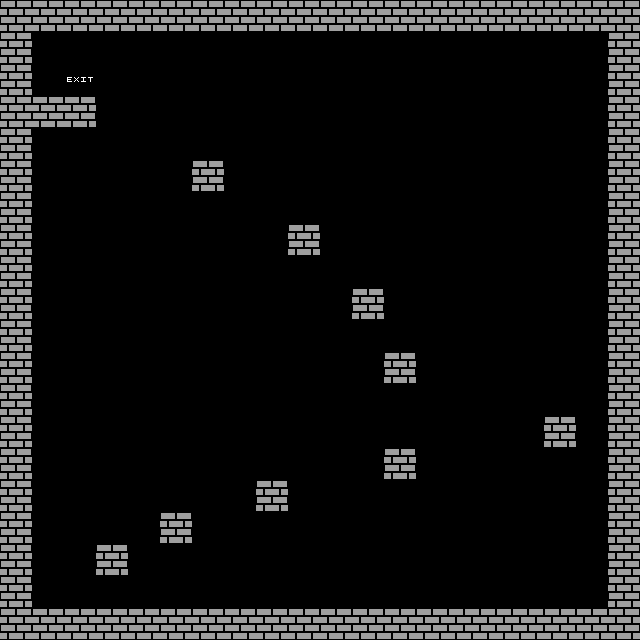

Below is a game level as drawn by its tile map, then a one-line description and the .tmx file that defines it, in full:
An orthogonal 20x20 tile map with 32x32 px tiles, 1 tile layer (Tile Layer 1), 2 tilesets and 16 objects (14x Block, Player, Interactable).

<map version="1.0" orientation="orthogonal" renderorder="right-down" width="20" height="20" tilewidth="32" tileheight="32" nextobjectid="22">
 <tileset firstgid="1" name="Set 1" tilewidth="32" tileheight="32" spacing="10" tilecount="8" columns="4">
  <image source="../tilesets/2x4 Sheet1.png" width="158" height="74" />
 </tileset>
 <tileset firstgid="9" name="Set 2" tilewidth="32" tileheight="32" spacing="10" tilecount="8" columns="4">
  <image source="../tilesets/2x4 Sheet2.png" width="158" height="74" />
 </tileset>
 <layer name="Tile Layer 1" width="20" height="20">
  <data encoding="csv">
3,3,3,3,3,3,3,3,3,3,3,3,3,3,3,3,3,3,3,3,
3,0,0,0,0,0,0,0,0,0,0,0,0,0,0,0,0,0,0,3,
3,0,10,0,0,0,0,0,0,0,0,0,0,0,0,0,0,0,0,3,
3,3,3,0,0,0,0,0,0,0,0,0,0,0,0,0,0,0,0,3,
3,0,0,0,0,0,0,0,0,0,0,0,0,0,0,0,0,0,0,3,
3,0,0,0,0,0,3,0,0,0,0,0,0,0,0,0,0,0,0,3,
3,0,0,0,0,0,0,0,0,0,0,0,0,0,0,0,0,0,0,3,
3,0,0,0,0,0,0,0,0,3,0,0,0,0,0,0,0,0,0,3,
3,0,0,0,0,0,0,0,0,0,0,0,0,0,0,0,0,0,0,3,
3,0,0,0,0,0,0,0,0,0,0,3,0,0,0,0,0,0,0,3,
3,0,0,0,0,0,0,0,0,0,0,0,0,0,0,0,0,0,0,3,
3,0,0,0,0,0,0,0,0,0,0,0,3,0,0,0,0,0,0,3,
3,0,0,0,0,0,0,0,0,0,0,0,0,0,0,0,0,0,0,3,
3,0,0,0,0,0,0,0,0,0,0,0,0,0,0,0,0,3,0,3,
3,0,0,0,0,0,0,0,0,0,0,0,3,0,0,0,0,0,0,3,
3,0,0,0,0,0,0,0,3,0,0,0,0,0,0,0,0,0,0,3,
3,0,0,0,0,3,0,0,0,0,0,0,0,0,0,0,0,0,0,3,
3,0,0,3,0,0,0,0,0,0,0,0,0,0,0,0,0,0,0,3,
3,0,0,0,0,0,0,0,0,0,0,0,0,0,0,0,0,0,0,3,
3,3,3,3,3,3,3,3,3,3,3,3,3,3,3,3,3,3,3,3
</data>
 </layer>
 <objectgroup name="Object Layer 1">
  <object id="1" name="wall" type="Block" x="0" y="0" width="640" height="32" />
  <object id="2" name="wall" type="Block" x="0" y="608" width="640" height="32" />
  <object id="3" name="wall" type="Block" x="0" y="32" width="32" height="576" />
  <object id="4" name="wall" type="Block" x="608" y="32" width="32" height="576" />
  <object id="5" name="wall" type="Block" x="96" y="544" width="32" height="32" />
  <object id="6" name="wall" type="Block" x="160" y="512" width="32" height="32" />
  <object id="7" name="wall" type="Block" x="256" y="480" width="32" height="32" />
  <object id="8" name="wall" type="Block" x="384" y="448" width="32" height="32" />
  <object id="9" name="wall" type="Block" x="544" y="416" width="32" height="32" />
  <object id="10" name="start position" type="Player" x="512" y="512" width="32" height="32" />
  <object id="14" name="wall" type="Block" x="384" y="352" width="32" height="32" />
  <object id="17" name="wall" type="Block" x="32" y="96" width="64" height="32" />
  <object id="18" name="wall" type="Block" x="192" y="160" width="32" height="32" />
  <object id="19" name="wall" type="Block" x="288" y="224" width="32" height="32" />
  <object id="20" name="wall" type="Block" x="352" y="288" width="32" height="32" />
  <object id="21" name="exit" type="Interactable" x="64" y="64" width="32" height="32" />
 </objectgroup>
</map>
